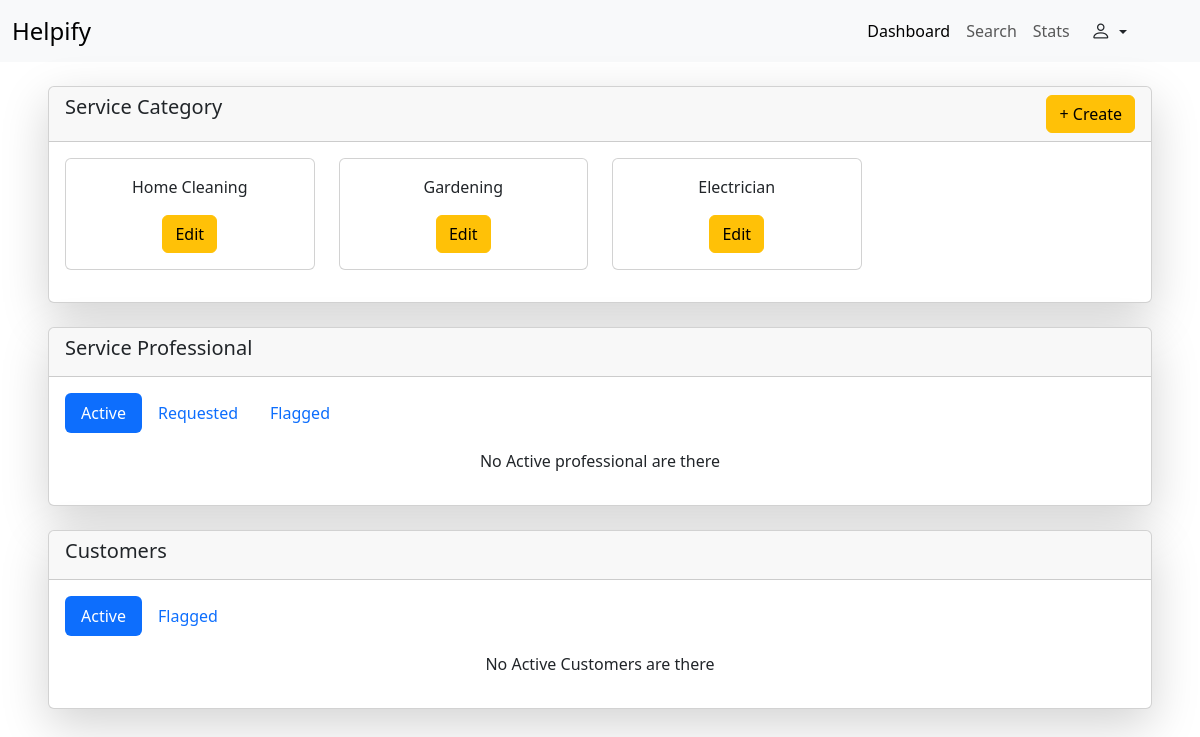
/admin/dashboard (signed in), run on an earlier commit of the app's database.
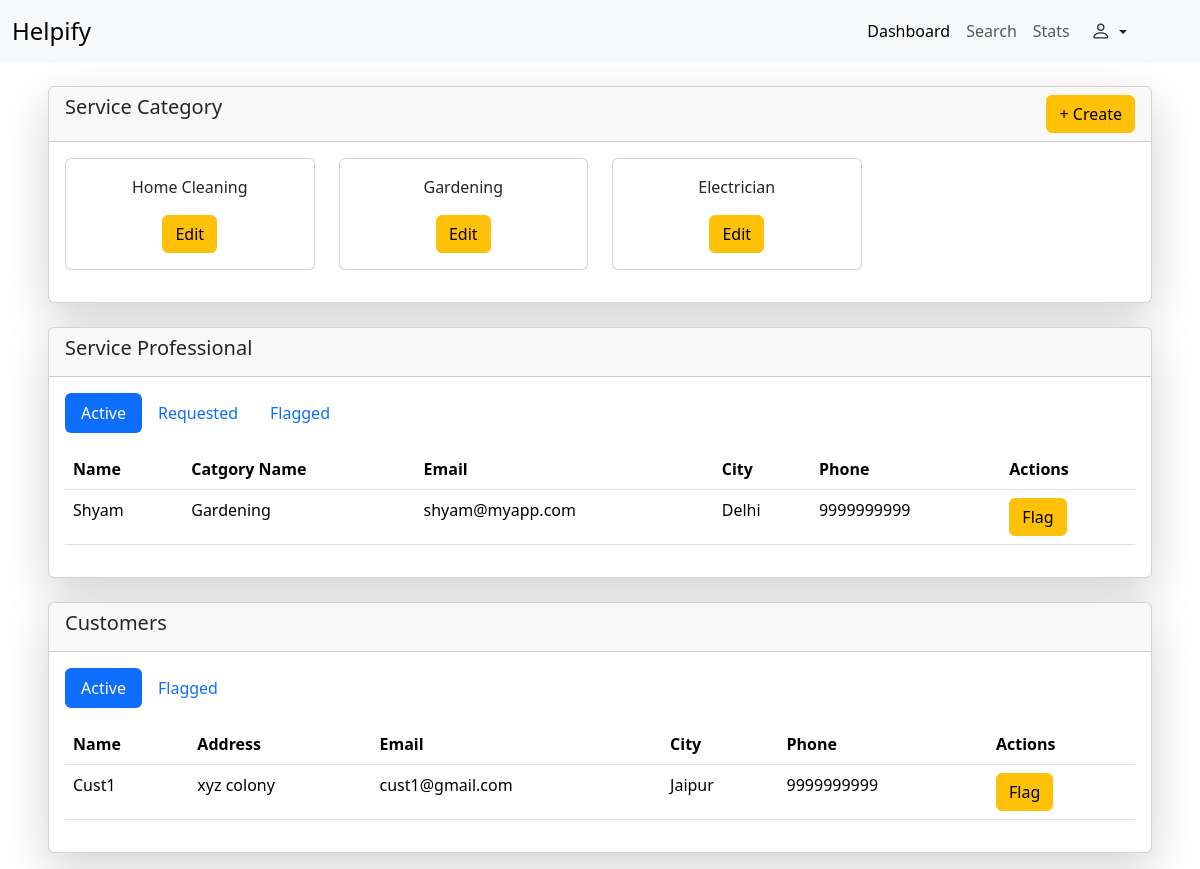
And on a later commit of the database.
### backend/models.py (models this page shows, shortened)
class ServiceCategory(db.Model):
    __tablename__  = "category"
    id = db.Column(db.Integer , primary_key = True , autoincrement=True )
    name = db.Column(db.String  ,unique=True, nullable = False)
    professionals= db.relationship("ServiceProfessional" , backref="category" )

class ServiceProfessional(db.Model , UserMixin):
    __tablename__ = "professional"
    id = db.Column(db.Integer , primary_key = True , autoincrement=True )
    name = db.Column(db.String  , nullable = False)
    email = db.Column(db.String , unique =True , nullable=False)
    password = db.Column(db.String , nullable= False)
    city = db.Column(db.String, nullable=False)
    phone = db.Column(db.String , nullable = False)
    status = db.Column(db.String , nullable = False)
    cat_id = db.Column(db.Integer, db.ForeignKey("category.id"), nullable=False)
    packages= db.relationship("ServicePackage" , backref="professional" )
    recieved_bookings= db.relationship("Booking" , backref="professional" )

class User(db.Model , UserMixin):
    __tablename__ = "user"
    id = db.Column(db.Integer , primary_key = True , autoincrement=True )
    name = db.Column(db.String  , nullable = False)
    email = db.Column(db.String , unique =True , nullable=False)
    password = db.Column(db.String , nullable= False)
    address = db.Column(db.String, nullable = False)
    city = db.Column(db.String, nullable=False)
    status = db.Column(db.String , nullable = False)
    phone = db.Column(db.String , nullable = False)
    created_bookings= db.relationship("Booking" , backref="user" )

### backend/routes.py (the view)
@app.route("/admin/dashboard")
@login_required
def admin_dash():
    all_cats = db.session.query(ServiceCategory).all()
    active_prof = db.session.query(ServiceProfessional).filter_by(status="Active").all()
    requested_prof = db.session.query(ServiceProfessional).filter_by(status="Requested").all()
    flagged_prof = db.session.query(ServiceProfessional).filter_by(status="Flagged").all()
    active_cust = db.session.query(User).filter_by(status="Active").all()
    flagged_cust = db.session.query(User).filter_by(status="Flagged").all()
    return render_template("/admin/dashboard.html", all_cats = all_cats , active_prof = active_prof ,
                           requested_prof=requested_prof, flagged_prof=flagged_prof ,
                           active_cust=active_cust,flagged_cust=flagged_cust)

### app.py (called while the page is built)
def create_app():
    app = Flask(__name__)
    app.config["SQLALCHEMY_DATABASE_URI"] = "sqlite:///household_app_db.sqlite3"
    app.config["SECRET_KEY"] = "thisismysecret"
    db.init_app(app)
    login_manager = LoginManager(app)
    @login_manager.user_loader
    def load_user(email):
        return db.session.query(User).filter_by(email= email ).first() or \
                db.session.query(Admin).filter_by(email= email).first() or \
                db.session.query(ServiceProfessional).filter_by(email=email).first()
    app.app_context().push()
    db.create_all()
    return app

### templates/admin/dashboard.html (shortened to what this page needs)
<!DOCTYPE html>
<html lang="en">
<head>
    <link href="https://cdn.jsdelivr.net/npm/bootstrap@5.3.7/dist/css/bootstrap.min.css" rel="stylesheet"
>
    <link rel="stylesheet" href="https://cdn.jsdelivr.net/npm/bootstrap-icons@1.13.1/font/bootstrap-icons.min.css">
</head>
<body>
    <nav class="navbar navbar-expand-lg bg-body-tertiary">
        <div class="container-fluid">
            <a class="navbar-brand fs-4" href="#">Helpify</a>
            <div class="col-3lapse navbar-collapse " id="navbarNav">
                <ul class="navbar-nav ms-auto    ">
                    <li class="nav-item">
                        <a class="nav-link active" aria-current="page" href="#">Dashboard</a>
                    </li>
                    <li class="nav-item">
                        <a class="nav-link" href="#">Search</a>
                    </li>
                    <li class="nav-item">
                        <a class="nav-link" href="#">Stats</a>
                    </li>
                </ul>
                <div class="dropdown me-5 ">
                    <button class="btn btn- dropdown-toggle" type="button" data-bs-toggle="dropdown"
                        aria-expanded="false">
                        <i class="bi bi-person fs-5 "></i>
                    </button>
                </div>
            </div>
        </div>
    </nav>
    <div class="card shadow-lg ms-5 me-5 mt-4 text-center">
        <div class="card-header">
            <div class="d-flex d-inline">
                <h5>Service Category</h5>
                <button type="button" class="btn btn-warning ms-auto" data-bs-toggle="modal"
                    data-bs-target="#create_category">
                    + Create
                </button>
            </div>
        </div>
        <div class="card-body">
            <div class="row">
                {% for cat in all_cats %}
                <div class="col-3 mb-3">
                    <div class="card">
                        <div class="card-body">
                            <p>{{cat.name}}</p>
                            <button type="button" class="btn btn-warning" data-bs-toggle="modal"
                                data-bs-target="#edit-cat-{{cat.id}}">Edit</button>
                        </div>
                    </div>
                </div>
                {% endfor %}
            </div>
        </div>
    </div>
    <div class="card mt-4 ms-5 me-5 shadow-lg mb-3">
        <div class="card-header">
            <h5>Service Professional</h5>
        </div>
        <div class="card-body">
            <ul class="nav nav-pills mb-3" id="pills-tab" role="tablist">
                <li class="nav-item" role="presentation">
                    <button class="nav-link active" id="pills-ActiveProf-tab" data-bs-toggle="pill"
                        data-bs-target="#pills-ActiveProf" type="button" role="tab" aria-controls="pills-ActiveProf"
                        aria-selected="true">Active</button>
                </li>
                <li class="nav-item" role="presentation">
                    <button class="nav-link" id="pills-RequestedProf-tab" data-bs-toggle="pill"
                        data-bs-target="#pills-RequestedProf" type="button" role="tab"
                        aria-controls="pills-RequestedProf" aria-selected="false">Requested</button>
                </li>
                <li class="nav-item" role="presentation">
                    <button class="nav-link" id="pills-flaggedprof-tab" data-bs-toggle="pill"
                        data-bs-target="#pills-flaggedprof" type="button" role="tab" aria-controls="pills-flaggedprof"
                        aria-selected="false">Flagged</button>
                </li>
            </ul>
            <div class="tab-content" id="pills-tabContent">
                <div class="tab-pane fade show active" id="pills-ActiveProf" role="tabpanel"
                    aria-labelledby="pills-ActiveProf-tab" tabindex="0">
                    {% if active_prof %}
                    <table class="table">
                        <thead>
                            <tr>
                                <th scope="col">Name</th>
                                <th scope="col">Catgory Name</th>
                                <th scope="col">Email</th>
                                <th scope="col">City</th>
                                <th scope="col">Phone</th>
                                <th scope="col">
                                    Actions
                                </th>
                            </tr>
                        </thead>
                        <tbody>
                            {% for ap in active_prof %}
                            <tr>
                                <td>{{ap.name}}</td>
                                <td>{{ap.category.name}}</td>
                                <td>{{ap.email}}</td>
                                <td>{{ap.city}}</td>
                                <td>{{ap.phone}}</td>
                                <td>
                                    <button class="btn btn-warning" data-bs-toggle="modal" data-bs-target="#flag-prof-{{ap.id}}">
                                        Flag
                                    </button>
                                    </div>
                            {% endfor %}
                    {% else %}
                    <div class="text-center ">
                        <p> No Active professional are there</p>
                    </div>
                    {% endif %}
                </div>
                <div class="tab-pane fade" id="pills-RequestedProf" role="tabpanel"
                    aria-labelledby="pills-RequestedProf-tab" tabindex="0">
                    {% if requested_prof %}
                            {% for rp in requested_prof %}
                                    </div>
                                    </div>
                            {% endfor %}
                    {% else %}
                    <div class="text-center ">
                        <p> No Requested professional are there</p>
                    </div>
                    {% endif %}
                </div>
                <div class="tab-pane fade" id="pills-flaggedprof" role="tabpanel"
                    aria-labelledby="pills-flaggedprof-tab" tabindex="0">
                </div>
            </div>
    <div class="card mt-4 ms-5 me-5 shadow-lg mb-3">
        <div class="card-header">
            <h5>Customers</h5>
        </div>
        <div class="card-body">
            <ul class="nav nav-pills mb-3" id="pills-tab" role="tablist">
                <li class="nav-item" role="presentation">
                    <button class="nav-link active" id="pills-Activecust-tab" data-bs-toggle="pill"
                        data-bs-target="#pills-Activecust" type="button" role="tab" aria-controls="pills-Activecust"
                        aria-selected="true">Active</button>
                </li>
                <li class="nav-item" role="presentation">
                    <button class="nav-link" id="pills-flaggedcust-tab" data-bs-toggle="pill"
                        data-bs-target="#pills-flaggedcust" type="button" role="tab" aria-controls="pills-flaggedcust"
                        aria-selected="false">Flagged</button>
                </li>
            </ul>
            <div class="tab-content" id="pills-tabContent">
                <div class="tab-pane fade show active" id="pills-Activecust" role="tabpanel"
                    aria-labelledby="pills-Activecust-tab" tabindex="0">
                    {% if active_cust %}
                    <table class="table">
                        <thead>
                            <tr>
                                <th scope="col">Name</th>
                                <th scope="col">Address</th>
                                <th scope="col">Email</th>
                                <th scope="col">City</th>
                                <th scope="col">Phone</th>
                                <th scope="col">
                                    Actions
                                </th>
                            </tr>
                        </thead>
                        <tbody>
                            {% for ac in active_cust %}
                            <tr>
                                <td>{{ac.name}}</td>
                                <td>{{ac.address}}</td>
                                <td>{{ac.email}}</td>
                                <td>{{ac.city}}</td>
                                <td>{{ac.phone}}</td>
                                <td>
                                    <button class="btn btn-warning" data-bs-toggle="modal" data-bs-target="#flag-cust-{{ac.id}}">
                                        Flag
                                    </button>
                                    </div>
                            {% endfor %}
                    {% else %}
                    <div class="text-center ">
                        <p> No Active Customers are there</p>
                    </div>
                    {% endif %}
                </div>
            </div>
        </div>
    </div>
</body>
</html>

What changed in the data, as far as the page shows it:
now on this page (row edited): ServiceProfessional: name "Shyam", category.name "Gardening", email "shyam@myapp.com", city "Delhi", phone "9999999999"
added User: name "Cust1", address "xyz colony", email "cust1@gmail.com", city "Jaipur", phone "9999999999"
Also different on the page:
text no longer shown: "No Active professional are there No Active Customers are there"
text now shown: "Name Catgory Name Email City Phone Actions Name Address Email City Phone Actions"
